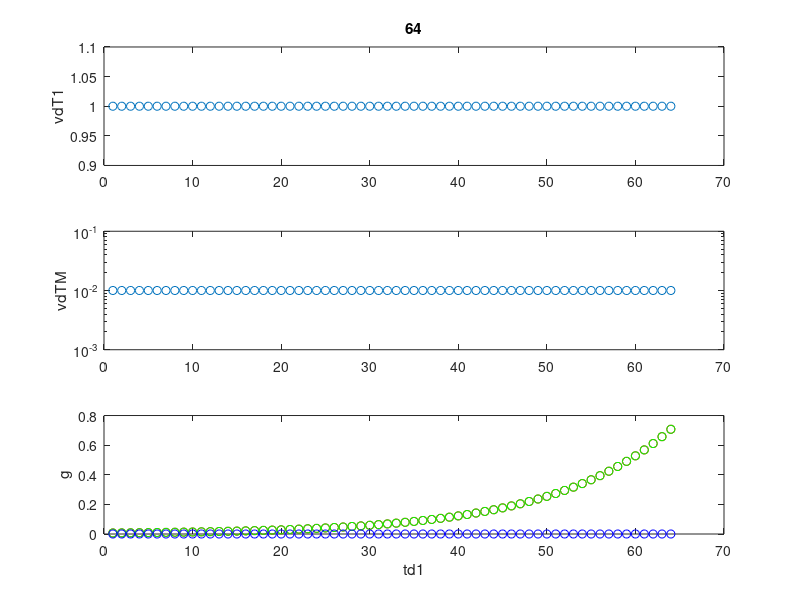

Here is the MATLAB script that generated this plot: (Note: this script raises an error after producing the figure.)
clear all

ListDir = '/opt/topspin4.0.7/exp/stan/nmr/lists/vd';
gpDir = '/opt/topspin4.0.7/exp/stan/nmr/lists/gp/user';
list_prefix = 'DT_';

G_det.min = 0.01; % pgse gradient 
G_det.max = 1;
G_det.N = 64;
G_det.theta = pi/2; G_det.phi = pi/4;

TM = 10e-3; % consstant TM
TR = 1000e-3; % constant TR

%gc = linspace(G_det.min,G_det.max,G_det.N)';
gc = logspace(log10(G_det.min),log10(G_det.max),G_det.N)';

td1 = numel(gc);
tm = TM*ones([td1 1]);
tr = TR*ones([td1 1]);

gcx = gc*sin(G_det.theta)*cos(G_det.phi);
gcy = gc*sin(G_det.theta)*sin(G_det.phi);
gcz = gc*cos(G_det.theta);

vdT1 = tr;
vdTM = tm;

%% write the lists
td1 = numel(gcx);

figure(2), clf
subplot(3,1,1)
plot(1:td1,vdT1,'o')
title(num2str(td1))
ylabel('vdT1')
subplot(3,1,2)
semilogy(1:td1,vdTM,'o')
ylabel('vdTM')
subplot(3,1,3)
plot(1:td1,gcx,'ro',1:td1,gcy,'go',1:td1,gcz,'bo')
ylabel('g')
xlabel('td1')

wd = cd;

fpath = [ListDir];

fname = [list_prefix 'vdT1'];
fid1 = fopen([fpath '/' fname],'w');
fname = [list_prefix 'vdTM'];
fid2 = fopen([fpath '/' fname],'w');

for n = 1:td1
    fprintf(fid1,'%1.8f\n',vdT1(n));
    fprintf(fid2,'%1.8f\n',vdTM(n));
end

fclose(fid1);
fclose(fid2);

fpath = gpDir;

fname = [list_prefix 'gcx'];
fidcx = fopen([fpath '/' fname],'w');
fname = [list_prefix 'gcy'];
fidcy = fopen([fpath '/' fname],'w');
fname = [list_prefix 'gcz'];
fidcz = fopen([fpath '/' fname],'w');

text.header = {
{['##TITLE= ' fpath '/diff_ramp']};
{'##JCAMP-DX= 5.00 Bruker JCAMP library'}
{'##DATA TYPE= Shape Data'}
{'##ORIGIN= Bruker Analytik GmbH'}
{'##OWNER= <nmrsu>'}
{'##DATE= 07/02/27'}
{'##TIME= 08:11:48'}
{'##MINX= 0'}
{'##MAXX= 1'}
{'##MINY= 0'}
{'##MAXY= 1'}
{'##$SHAPE_EXMODE= Gradient'}
{'##$SHAPE_TOTROT= 0'}
{'##$SHAPE_BWFAC= 0'}
{'##$SHAPE_INTEGFAC= 0'}
{'##$SHAPE_MODE= 0'}};

[Nlines, dummy] = size(text.header);

for nline = 1:Nlines
    fprintf(fidcx,'%s\n',text.header{nline}{1});
    fprintf(fidcy,'%s\n',text.header{nline}{1});
    fprintf(fidcz,'%s\n',text.header{nline}{1});
end


fprintf(fidcx,'%s\n',['##NPOINTS=' num2str(td1)]);
fprintf(fidcx,'%s\n',['##XYDATA= (X++(Y..Y))']);
fprintf(fidcy,'%s\n',['##NPOINTS=' num2str(td1)]);
fprintf(fidcy,'%s\n',['##XYDATA= (X++(Y..Y))']);
fprintf(fidcz,'%s\n',['##NPOINTS=' num2str(td1)]);
fprintf(fidcz,'%s\n',['##XYDATA= (X++(Y..Y))']);

for nG = 1:length(gcx)
    fprintf(fidcx,'%f\n',gcx(nG));
    fprintf(fidcy,'%f\n',gcy(nG));
    fprintf(fidcz,'%f\n',gcz(nG));
end


fprintf(fidcx,'%s\n',['##END']);
fprintf(fidcy,'%s\n',['##END']);
fprintf(fidcz,'%s\n',['##END']);

fclose(fidcx);
fclose(fidcy);
fclose(fidcz);

cd(wd)
